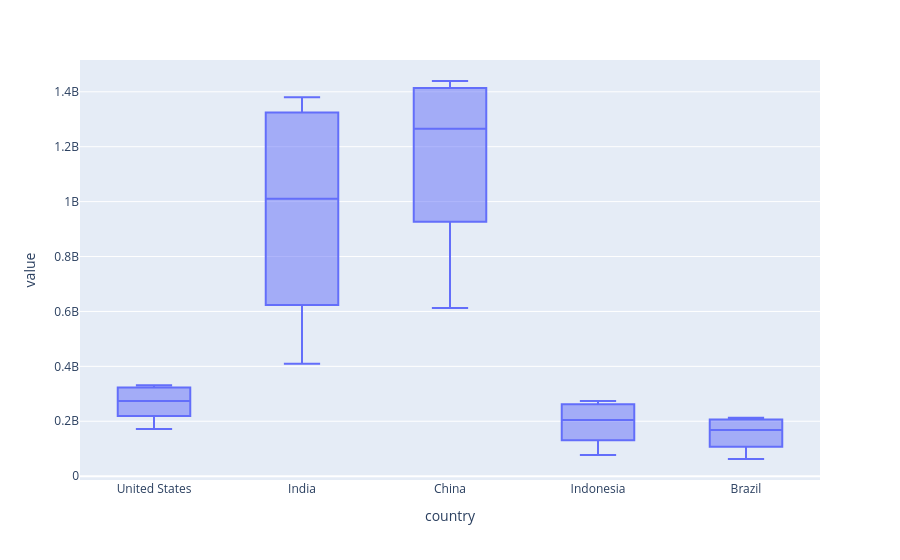

The cell this chart's notebook holds for it:
### Code cell
df_pivot.plot(kind='box')

### Figure 1 — Plotly figure (JSON) as saved in the notebook; plotly's stock layout.template omitted (floating-point values rounded to 4 significant figures)
{"data": [{"alignmentgroup": "True", "hovertemplate": "country=%{x}<br>value=%{y}<extra></extra>", "legendgroup": "", "marker": {"color": "#636efa"}, "name": "", "notched": false, "offsetgroup": "", "orientation": "v", "showlegend": false, "type": "box", "x": ["United States", "United States", "United States", "United States", "United States", "United States", "United States", "United States", "United States", "United States", "United States", "United States", "United States", "United States", "United States", "United States", "United States", "United States", "India", "India", "India", "India", "India", "India", "India", "India", "India", "India", "India", "India", "India", "India", "India", "India", "India", "India", "China", "China", "China", "China", "China", "China", "China", "China", "China", "China", "China", "China", "China", "China", "China", "China", "China", "China", "Indonesia", "Indonesia", "Indonesia", "Indonesia", "Indonesia", "Indonesia", "Indonesia", "Indonesia", "Indonesia", "Indonesia", "Indonesia", "Indonesia", "Indonesia", "Indonesia", "Indonesia", "Indonesia", "Indonesia", "Indonesia", "Brazil", "Brazil", "Brazil", "Brazil", "Brazil", "Brazil", "Brazil", "Brazil", "Brazil", "Brazil", "Brazil", "Brazil", "Brazil", "Brazil", "Brazil", "Brazil", "Brazil", "Brazil"], "x0": " ", "xaxis": "x", "y": [171700000.0, 186700000.0, 199700000.0, 209500000.0, 219100000.0, 229500000.0, 240500000.0, 252100000.0, 265200000.0, 281700000.0, 295000000.0, 309000000.0, 320900000.0, 323000000.0, 325100000.0, 327100000.0, 329100000.0, 331000000.0, 409900000.0, 450500000.0, 499100000.0, 555200000.0, 623100000.0, 699000000.0, 784400000.0, 873300000.0, 963900000.0, 1057000000.0, 1148000000.0, 1234000000.0, 1310000000.0, 1325000000.0, 1339000000.0, 1353000000.0, 1366000000.0, 1380000000.0, 612200000.0, 660400000.0, 724200000.0, 827600000.0, 926200000.0, 1000000000.0, 1076000000.0, 1177000000.0, 1241000000.0, 1291000000.0, 1331000000.0, 1369000000.0, 1407000000.0, 1414000000.0, 1421000000.0, 1428000000.0, 1434000000.0, 1439000000.0, 77270000.0, 87750000.0, 100300000.0, 114800000.0, 130700000.0, 147400000.0, 165000000.0, 181400000.0, 196900000.0, 211500000.0, 226300000.0, 241800000.0, 258400000.0, 261600000.0, 264700000.0, 267700000.0, 270600000.0, 273500000.0, 62530000.0, 72180000.0, 83370000.0, 95110000.0, 107200000.0, 120700000.0, 135300000.0, 149000000.0, 162000000.0, 174800000.0, 186100000.0, 195700000.0, 204500000.0, 206200000.0, 207800000.0, 209500000.0, 211000000.0, 212600000.0], "y0": " ", "yaxis": "y"}], "layout": {"boxmode": "group", "legend": {"tracegroupgap": 0}, "margin": {"t": 60}, "xaxis": {"anchor": "y", "domain": [0, 1], "title": {"text": "country"}}, "yaxis": {"anchor": "x", "domain": [0, 1], "title": {"text": "value"}}}}
